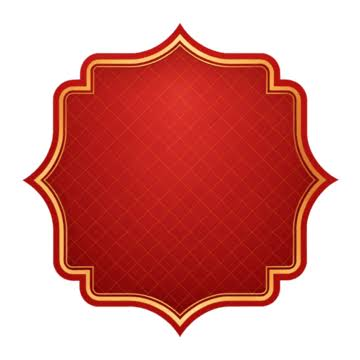
#> input picture shape.png, 360 x 360 px, found by its file name
$ python uti.py
#> lines starting #> are read from the running program, lines starting #| are printed output that depends on the picture
import cv2
import numpy as np

imagea = cv2.imread(r"C:\Users\femia\Desktop\python_game_dev\Opencv\Homework\shape.png" , 1)
#> imagea is the input picture: shape (360, 360, 3); mean B, G, R 141.3, 146.3, 216.7
cv2.imshow("shape", imagea)
cv2.waitKey(0)

imageb = np.ones((7,7),np.uint8)
resimg = cv2.erode(imagea,imageb)
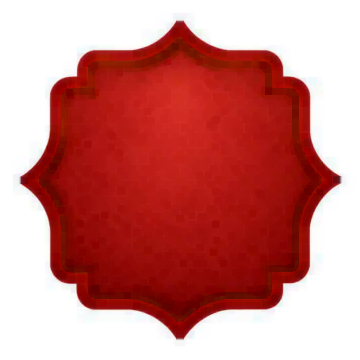
#> resimg: shape (360, 360, 3); mean B, G, R 126.8, 129.6, 203.8
cv2.imshow("shape b",resimg)
cv2.waitKey(0)
